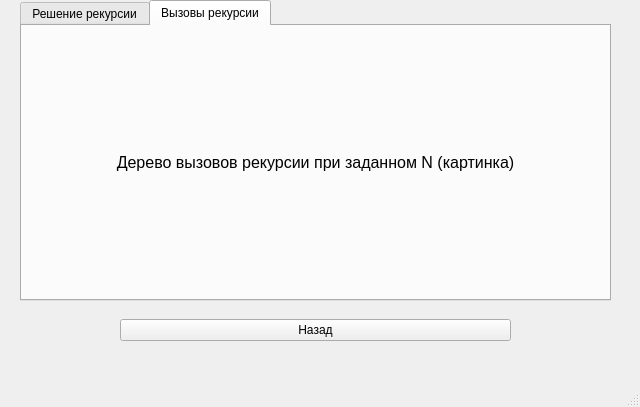
<?xml version="1.0" encoding="UTF-8"?>
<ui version="4.0">
 <class>MainWindow</class>
 <widget class="QMainWindow" name="MainWindow">
  <property name="geometry">
   <rect>
    <x>0</x>
    <y>0</y>
    <width>640</width>
    <height>407</height>
   </rect>
  </property>
  <property name="windowTitle">
   <string>Math And Code</string>
  </property>
  <widget class="QWidget" name="centralwidget">
   <widget class="QWidget" name="horizontalLayoutWidget_2">
    <property name="geometry">
     <rect>
      <x>120</x>
      <y>310</y>
      <width>391</width>
      <height>41</height>
     </rect>
    </property>
    <layout class="QHBoxLayout" name="horizontalLayout_2">
     <item>
      <widget class="QPushButton" name="buttonBack">
       <property name="text">
        <string>Назад</string>
       </property>
       <property name="icon">
        <iconset theme="go-previous">
         <normaloff>.</normaloff>.</iconset>
       </property>
       <property name="iconSize">
        <size>
         <width>22</width>
         <height>22</height>
        </size>
       </property>
      </widget>
     </item>
    </layout>
   </widget>
   <widget class="QTabWidget" name="verticalTabWidget">
    <property name="geometry">
     <rect>
      <x>20</x>
      <y>0</y>
      <width>591</width>
      <height>301</height>
     </rect>
    </property>
    <property name="currentIndex">
     <number>1</number>
    </property>
    <widget class="QWidget" name="page1" native="true">
     <attribute name="title">
         <string>Решение рекурсии</string>
     </attribute>
     <layout class="QVBoxLayout" name="verticalLayout">
      <item>
       <widget class="QLabel" name="label">
        <property name="font">
         <font>
          <pointsize>12</pointsize>
         </font>
        </property>
        <property name="text">
         <string>Решение рекурсии при заданном N</string>
        </property>
        <property name="alignment">
         <set>Qt::AlignCenter</set>
        </property>
       </widget>
      </item>
     </layout>
    </widget>
    <widget class="QWidget" name="page2">
     <attribute name="title">
      <string>Вызовы рекурсии</string>
     </attribute>
      <layout class="QVBoxLayout" name="verticalLayout">
      <item>
       <widget class="QLabel" name="label">
        <property name="font">
         <font>
          <pointsize>12</pointsize>
         </font>
        </property>
        <property name="text">
         <string>Дерево вызовов рекурсии при заданном N (картинка)</string>
        </property>
        <property name="alignment">
         <set>Qt::AlignCenter</set>
        </property>
       </widget>
      </item>
     </layout>
    </widget>
   </widget>
  </widget>
  <widget class="QMenuBar" name="menubar">
   <property name="geometry">
    <rect>
     <x>0</x>
     <y>0</y>
     <width>640</width>
     <height>20</height>
    </rect>
   </property>
  </widget>
  <widget class="QStatusBar" name="statusbar"/>
 </widget>
 <resources/>
 <connections/>
</ui>
